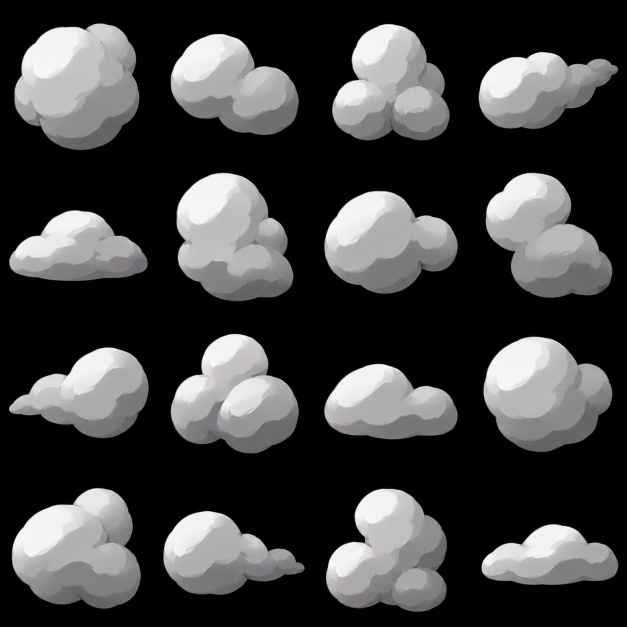
#> input picture game/content/generated/fx/raw/earth-dust-1.png, 1254 x 1254 px, given in place of fire-rolls-1.png, which was not available (shown at 1/2 size)
$ python prep.py
#> lines starting #> are read from the running program, lines starting #| are printed output that depends on the picture
"""Makes Fire's painted sheets for the game from the Codex originals in raw/ (prompts in prompts/).

    python game/content/generated/fx/prep.py

- fire-rolls.png, fire-smoke.png, fire-licks.png: the 4 x 4 sheets, scaled to 1024 px (cells of 256).
- fire-carpet.png: each of the 16 low flame clusters cut out tight and set on the bottom of a 256 x 128 cell (4 x 4,
  1024 x 512), so a quad's base is the flames' base (fire.ts samples the cell whole).
- fire-cracks.png: the tileable charred bed with glowing cracks, scaled to 1024 px.
- fire-flow.png: the tileable flame tongues streaming upward, scrolled through the spray's body (take 1), 1024 px.
- fire-burn.png: three flame flipbooks (raw/fire-burn-1..3), 8 burn-out frames each, 2048 x 768 (cells of 256).
- fire-smokeburn.png: a smoke flipbook, 4 frames as one grey density channel (dark smoke -> high), 1024 x 256.
- earth-cracks.png: 2 x 2 white crack stars on black, as one grey channel (the impact's crack decal), 1024 px.
"""
from pathlib import Path
from PIL import Image

HERE = Path(__file__).parent
RAW = HERE / 'raw'


def scaled(name, take=1):
#> called with name = 'fire-rolls', take = 1
    Image.open(RAW / f'{name}-{take}.png').convert('RGB').resize((1024, 1024), Image.LANCZOS).save(HERE / f'{name}.png', optimize=True)
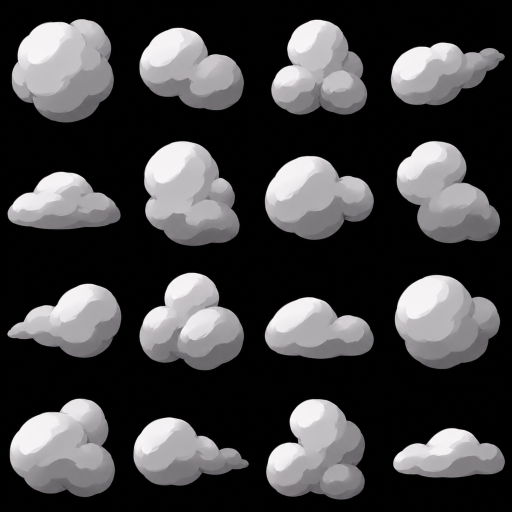
#> saved as fire-rolls.png: PIL image 1024x1024 RGB (shown at 1/2 size); mean R, G, B 66.1, 65, 66.1


# [69 lines left out: functions carpet, burn, parts2, not called in this run]


if __name__ == '__main__':
    scaled('fire-rolls')
    scaled('fire-smoke')
#> call 2 of scaled, with name = 'fire-smoke', take = 1
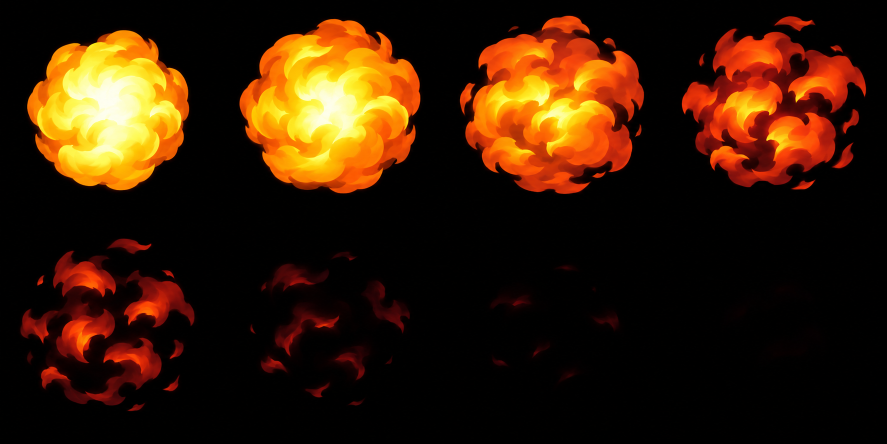
#> input picture game/content/generated/fx/raw/fire-burn-1.png, 1774 x 887 px, given in place of fire-smoke-1.png, which was not available (shown at 1/2 size)
#> in scaled (call 2), `Image.open(RAW / f'{name}-{take}.png').convert('RGB').resize((1024, 10..`:
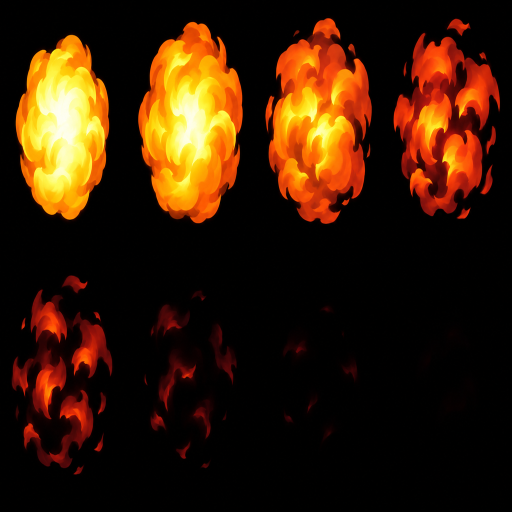
#> saved as fire-smoke.png: PIL image 1024x1024 RGB (shown at 1/2 size); mean R, G, B 54.2, 27.6, 6
    scaled('fire-licks')
    scaled('fire-cracks')
#> (the run stopped early here; a loop or call above may not have finished)
